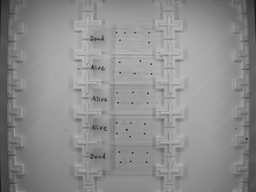
#> input picture sample_image.bmp, 256 x 192 px, shrunk from 2064 x 1544 before the run
$ python -i leg_tracker.py   (imports and definitions only)
#> lines starting #> are read from the running program, lines starting #| are printed output that depends on the picture; after the words box and inside, x2 and y2 are one past the last pixel; in counts of white or black regions, pixels touching at a corner belong together
#> further down, picture is the input picture: shape (192, 256); min 24, max 191, mean 141.5
"""Finds a mite's legs in each frame and follows them.

A mite is about 14 pixels long and a leg 1 to 2 pixels wide and 2 to 4 long:
too little to see a leg's joints, enough to see where it ends. The body is
smooth and wide, a leg is thin, and that is what tells them apart:

    leg image   the mite's darkness (the share of the plate's light it takes
                away), enlarged, minus its morphological opening with a disc
                wider than a leg. The opening keeps what the disc fits into,
                the body; what is left is what is thinner than the disc.
    legs        the local maxima of the leg image outside the body, close to
                it and dark enough. Each is one leg, or two lying side by
                side; its place is the centre of the darkness around the
                maximum, to a fraction of a pixel. Where it ends (its tip) is
                kept too, but is less sure: see the notebook.
    tracks      the legs of one frame are matched to those of the frames
                before, each to the nearest (the smallest total distance,
                none further than `link`), relative to the body's centre: a
                mite moved as a whole keeps its legs where they were.

notebooks/leg_tracking.ipynb shows what it sees.
"""

from dataclasses import dataclass

import cv2
import numpy as np
from scipy.optimize import linear_sum_assignment

EDGE = 6  # the outermost pixels of a patch: the plate, never the mite


@dataclass
class Legs:
    """What one frame shows. Positions are in pixels of the patch."""
    centre: np.ndarray  # (2,): the body's centre, (x, y)
    axis: float         # the direction of the body's long axis, radians, in [0, pi)
    xy: np.ndarray      # (legs, 2): where each leg is, (x, y): the centre of its darkness
    tip: np.ndarray     # (legs, 2): where it ends, (x, y)
    length: np.ndarray  # (legs,): how far its end is from the body's edge, pixels
    mass: np.ndarray    # (legs,): the pixels it would cover if it were black

    def __len__(self):
        return len(self.xy)


@dataclass
class Tracks:
    """The legs of one mite followed through its frames. A leg not seen in a
    frame is nan there."""
    xy: np.ndarray      # (legs, frames, 2): each leg's place relative to the body's centre, (x, y)
    tip: np.ndarray     # (legs, frames, 2): its end, relative to the body's centre
    length: np.ndarray  # (legs, frames): how far its end is from the body's edge, pixels
    mass: np.ndarray    # (legs, frames)
    centre: np.ndarray  # (frames, 2): the body's centre in the patch
    axis: np.ndarray    # (frames,): the body's long axis, radians
    count: np.ndarray   # (frames,): the legs found in each frame, followed or not

    def __len__(self):
        return len(self.xy)

    # [10 lines left out: functions seen, frames, not called in this run]


class LegTracker:
    """`scale`: how much the patch is enlarged before anything is measured.
    `leg_width`: the disc's diameter in pixels; what is thinner is a leg.
    `threshold`: how dark a leg has to be, as a share of the body's darkness.
    `reach`: how far from the body's edge a leg can be, in pixels.
    `window`: the pixels around a leg's maximum its place is measured in.
    `link`: how far a leg can go from one frame to the next, in pixels.
    `patience`: the frames a leg can go unseen and still be the same leg.
    `at_least`: the frames a leg has to be seen in to count as one."""

    def __init__(self, scale=4, leg_width=5.0, threshold=0.12, reach=4.0, window=1.5, link=1.5, patience=20, at_least=5):
        self.scale = scale
        self.leg_width = leg_width
        self.threshold = threshold
        self.reach = reach
        self.link = link
        self.patience = patience
        self.at_least = at_least
        self.window = window
        side = int(round(leg_width * scale)) | 1
        self._disc = cv2.getStructuringElement(cv2.MORPH_ELLIPSE, (side, side))
        near = int(round(1.0 * scale)) * 2 + 1  # a leg's own neighbourhood: one pixel around its maximum
        self._near = cv2.getStructuringElement(cv2.MORPH_ELLIPSE, (near, near))

    # ---- one frame ----

    def leg_image(self, grey):
        """(darkness, body, legs) of one grey frame (height, width), each
        enlarged `scale` times: the mite's darkness, what of it the disc fits
        into, and the rest."""
        grey = np.asarray(grey, dtype=np.float32)
        edge = np.ones(grey.shape, dtype=bool)
        edge[EDGE:-EDGE, EDGE:-EDGE] = False
        plate = float(np.median(grey[edge]))
#> plate = 101
        if plate <= 0:
            empty = np.zeros((grey.shape[0] * self.scale, grey.shape[1] * self.scale), dtype=np.float32)
            return empty, empty, empty
        dark = np.clip(1 - grey / plate, 0, None)
        dark = cv2.resize(dark, None, fx=self.scale, fy=self.scale, interpolation=cv2.INTER_CUBIC)
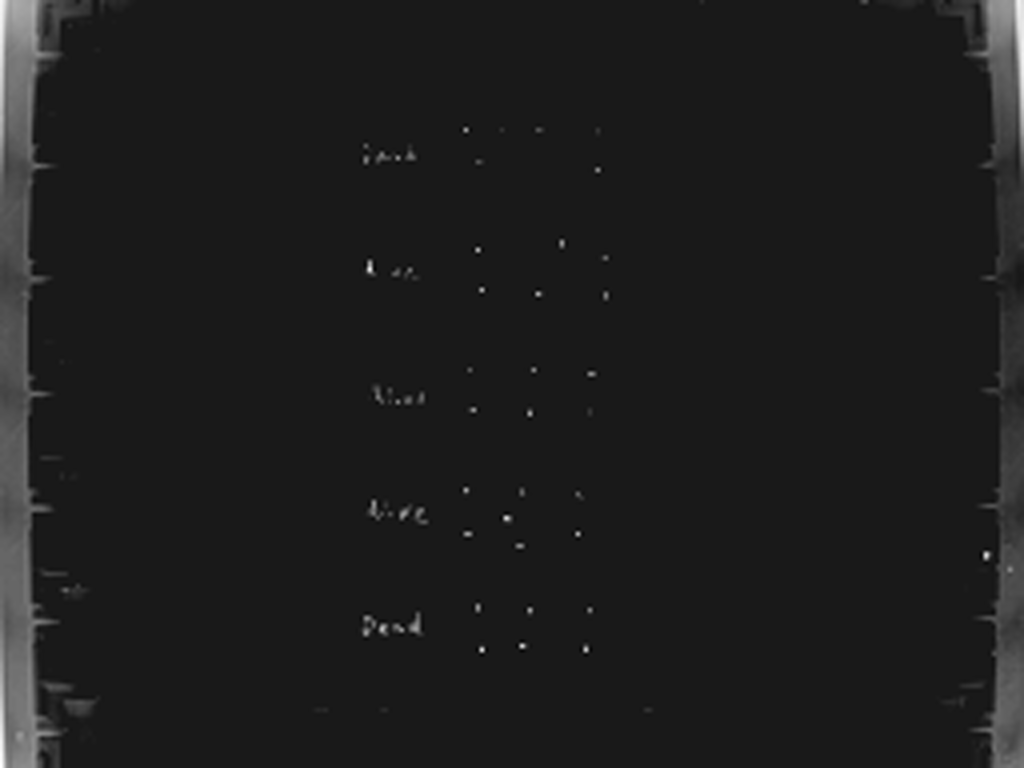
#> dark: shape (768, 1024) float32; min -0.0884, max 0.797, mean 0.0157; drawn with min black and max white
        dark = np.clip(dark, 0, None)
        body = cv2.morphologyEx(dark, cv2.MORPH_OPEN, self._disc)
        return dark, body, dark - body

    def detect(self, grey):
        """The legs in one grey frame (height, width): a Legs."""
        dark, body, legs = self.leg_image(grey)
        none = Legs(np.full(2, np.nan), np.nan, np.zeros((0, 2)), np.zeros((0, 2)), np.zeros(0), np.zeros(0))
        peak = float(body.max())
#> peak = 0.476
        if peak <= 0:
            return none
        # the body: the largest piece at least half as dark as its darkest
        _n, labels, stats, _centres = cv2.connectedComponentsWithStats((body > 0.5 * peak).astype(np.uint8))
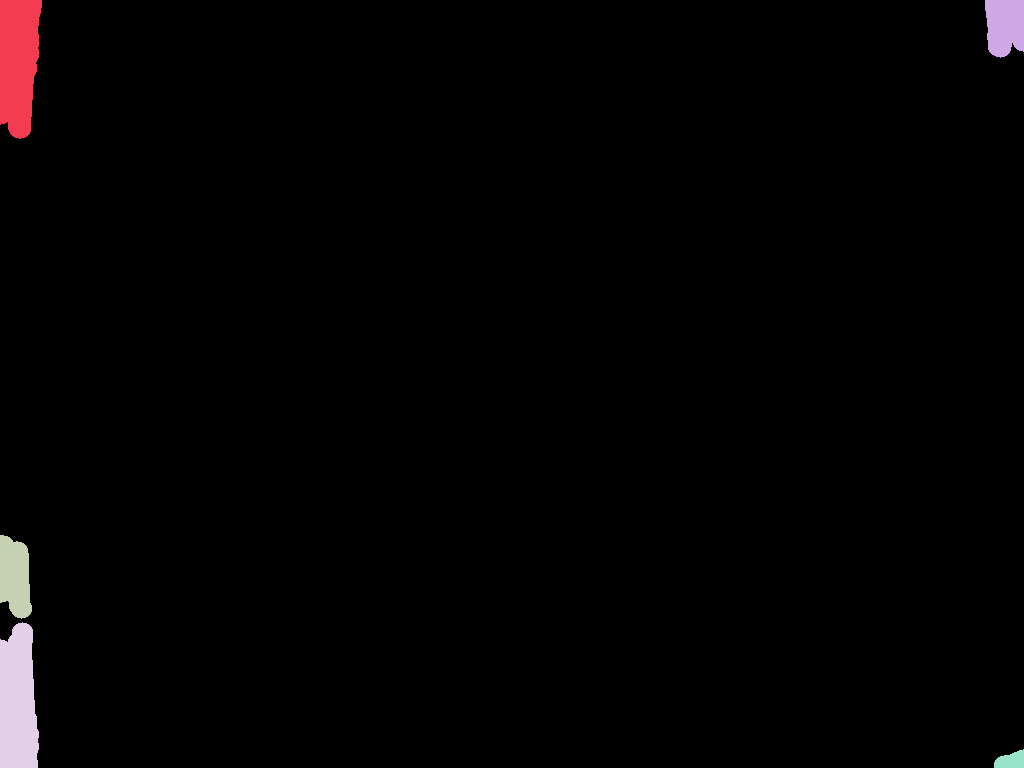
#> labels: shape (768, 1024) int32; 6 distinct labels, from 0 to 5; one colour per label, 0 black
#> stats = [[0, 0, 1024, 768, 772293], [0, 0, 42, 139, 4791], [985, 0, 39, 58, 1968], [0, 535, 32, 84, 2118], [0, 622, 39, 146, 4850], [994, 749, 30, 19, 412]]
        if len(stats) < 2:
            return none
        inside = labels == 1 + int(np.argmax(stats[1:, cv2.CC_STAT_AREA]))
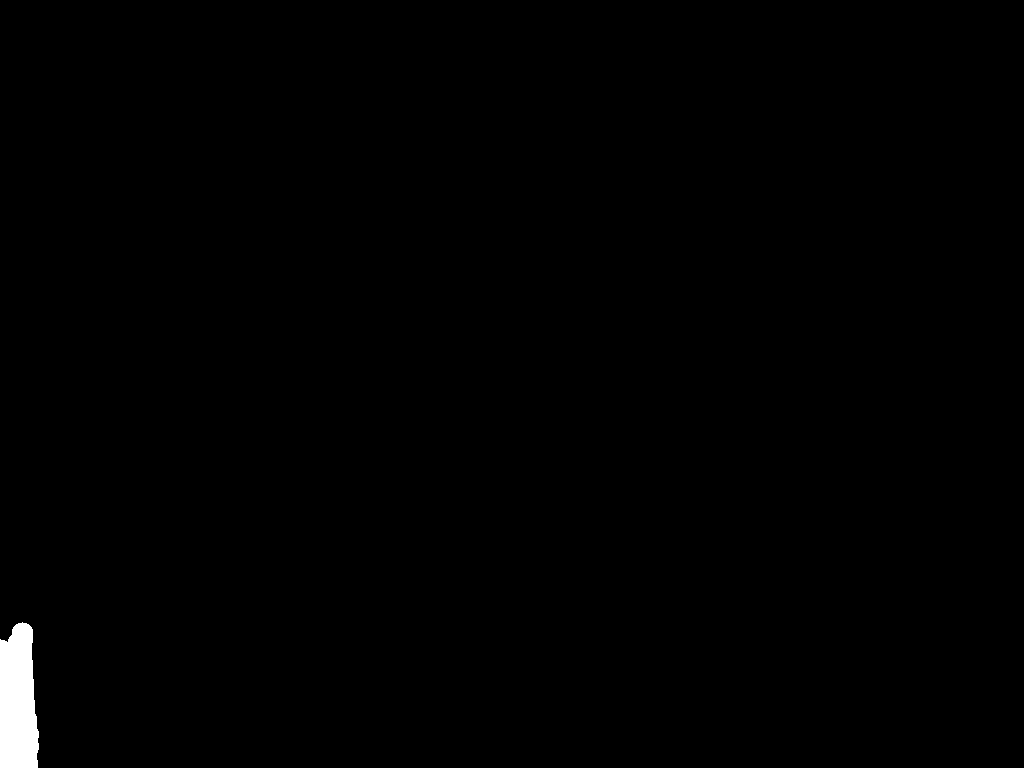
#> inside: shape (768, 1024) bool; 0.62% white; 1 white region, box (x1, y1, x2, y2) and area: (0, 622, 39, 768) 4850
        weight = body * inside
        total = float(weight.sum())
#> total = 1431.5
        yy, xx = np.mgrid[:dark.shape[0], :dark.shape[1]].astype(np.float32)
        x, y = float((weight * xx).sum() / total), float((weight * yy).sum() / total)
#> x = 17.81; y = 703.8
        dx, dy = xx - x, yy - y
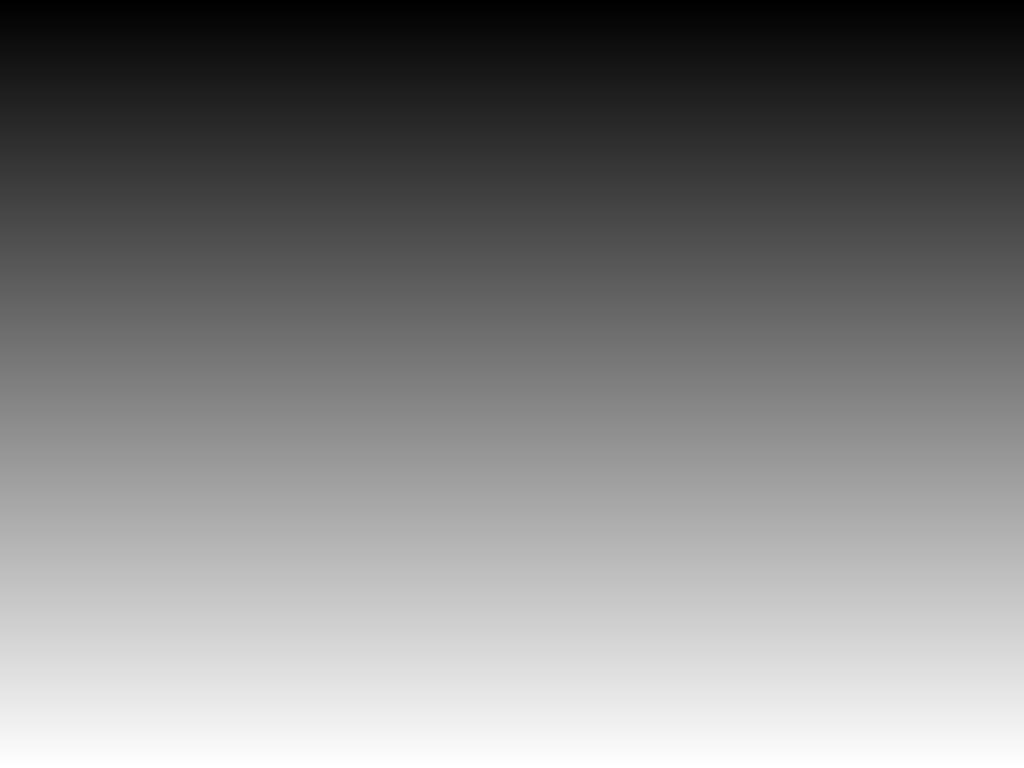
#> dy: shape (768, 1024) float32; min -703.8, max 63.17, mean -320.3; drawn with min black and max white
        mxx, myy, mxy = (float((weight * product).sum() / total) for product in (dx * dx, dy * dy, dx * dy))
#> mxx = 100.6; myy = 1599.7; mxy = 20.15
        axis = (0.5 * np.arctan2(2 * mxy, mxx - myy)) % np.pi
#> axis = 1.56

        outside = cv2.distanceTransform((~inside).astype(np.uint8), cv2.DIST_L2, 5) / self.scale  # pixels from the body's edge
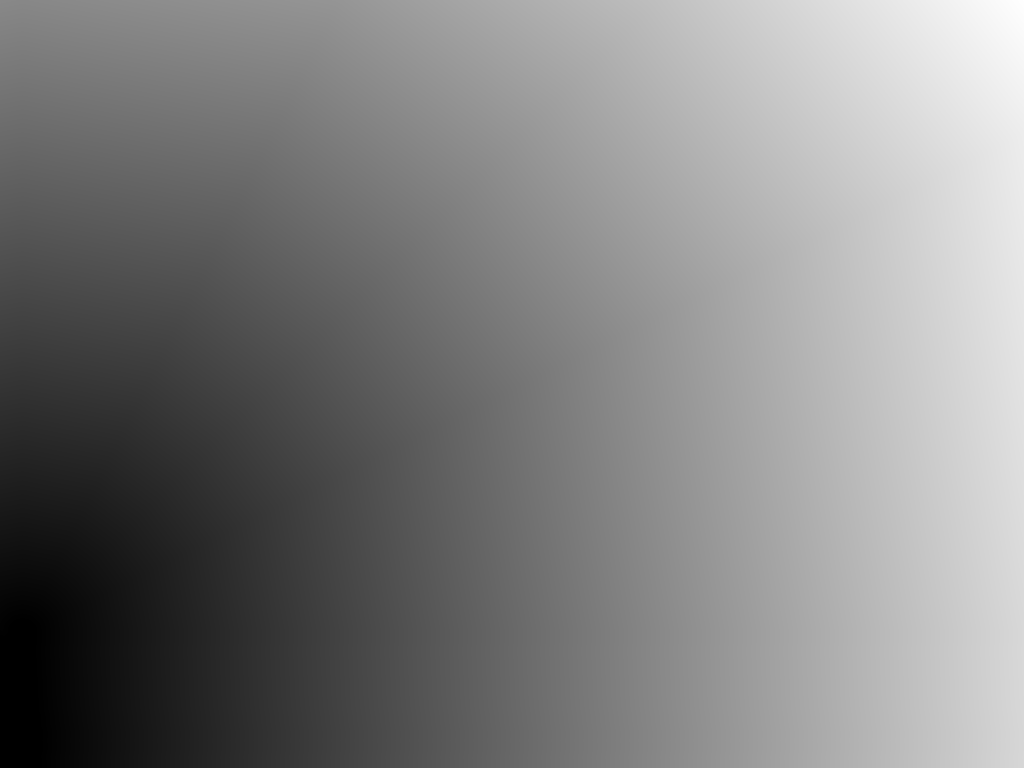
#> outside: shape (768, 1024) float32; min 0, max 292.2, mean 148.5; drawn with min black and max white
        smooth = cv2.GaussianBlur(legs, (0, 0), 0.4 * self.scale)
        centre = (np.array([x, y]) + 0.5) / self.scale - 0.5
#> centre = [4.08, 175.6]
        none = Legs(centre, axis, np.zeros((0, 2)), np.zeros((0, 2)), np.zeros(0), np.zeros(0))
        dark_enough = (outside > 0) & (outside <= self.reach) & (smooth > self.threshold * peak)
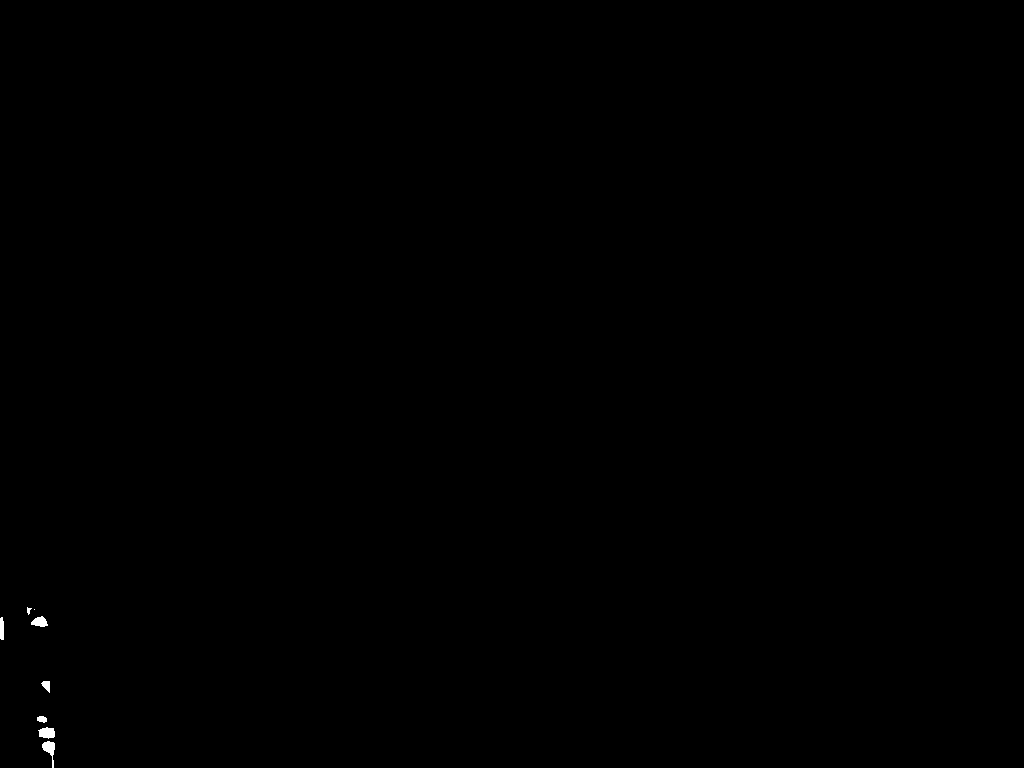
#> dark_enough: shape (768, 1024) bool; 0.08% white; 8 white regions (1 under 20 px), largest, box (x1, y1, x2, y2) and area: (42, 741, 55, 768) 155, (38, 727, 55, 739) 152, (31, 616, 48, 627) 126
        ys, xs = np.nonzero(dark_enough & (smooth >= cv2.dilate(smooth, self._near)))
#> ys = [621, 623, 718, 733, 746]; xs = [41, 0, 41, 45, 45]
        if not len(xs):
            return none
        # two maxima on one flat top are one leg: keep the darker, drop what is within a pixel of it
        kept = []
        for index in np.argsort(-smooth[ys, xs]):
            if all(np.hypot(xs[index] - xs[k], ys[index] - ys[k]) > self.scale for k in kept):
                kept.append(index)
#> this loop made 5 passes
#> index on passes 2, 5: 3, 1
#> after the loop, kept = [0, 3, 2, 4, 1]
        tops = np.stack([xs[kept], ys[kept]], axis=1).astype(np.float32)
#> tops = [[41, 621], [45, 733], [41, 718], [45, 746], [0, 623]]
        # each leg is what is dark enough around its maximum: every such point goes to the nearest maximum
        py, px = np.nonzero(dark_enough)
#> py = 664 values from 607 to 767; px = 664 values, max 54 at index 416, min 0 at index 34, mean 38.89
        owner = np.argmin(((np.stack([px, py], axis=1)[:, None].astype(np.float32) - tops[None]) ** 2).sum(axis=-1), axis=1)
#> owner = 664 values, max 4 at index 25, min 0 at index 0, mean 1.81
        weight, away = np.clip(legs[py, px], 0, None), outside[py, px]
#> weight = 664 values, max 0.314 at index 90, min 0 at index 497, mean 0.121; away = 664 values, max 4 at index 241, min 0.25 at index 228, mean 2.51
        xy, tip, length, mass = [], [], [], []
        for leg in range(len(tops)):
            mine = owner == leg
            w = weight[mine]
            if w.sum() <= 0:
                continue
            # its place: the centre of the darkness close to its maximum (the whole of what is dark enough
            # grows and shrinks with the noise, and its centre with it)
            close = mine & ((px - tops[leg, 0]) ** 2 + (py - tops[leg, 1]) ** 2 <= (self.window * self.scale) ** 2)
            xy.append((np.average(px[close], weights=weight[close] + 1e-6), np.average(py[close], weights=weight[close] + 1e-6)))
            # where it ends: its points within half a pixel of its furthest from the body
            end = mine & (away >= away[mine].max() - 0.5)
            tip.append((np.average(px[end], weights=weight[end] + 1e-6), np.average(py[end], weights=weight[end] + 1e-6)))
            length.append(away[mine].max())
            mass.append(w.sum() / self.scale ** 2)
#> this loop made 5 passes
#> after the loop, length = [4, 4, 4, 4, 3.95]; mass = [1.35, 1.53, 0.836, 0.801, 0.515]; tip = [(42.14, 618.8), (52.89, 732.8), (48.09, 686), (52.69, 752.6), (0.666, 618.8)]; xy = [(40.82, 621.3), (45.16, 732.6), (41.55, 718.7), (46.17, 746.1), (1.19, 623.5)]
        if not xy:
            return none
        to_pixels = lambda points: (np.array(points, dtype=float) + 0.5) / self.scale - 0.5
        return Legs(centre, axis, to_pixels(xy), to_pixels(tip), np.array(length), np.array(mass))

    # ---- through the frames ----

    # [119 lines left out: functions track, link_up, _by_recording, places, swings, movement and 1 more, not called in this run]

>>> import cv2
>>> picture = cv2.imread('../sample_image.bmp', cv2.IMREAD_GRAYSCALE)
>>> result = LegTracker().detect(picture)
